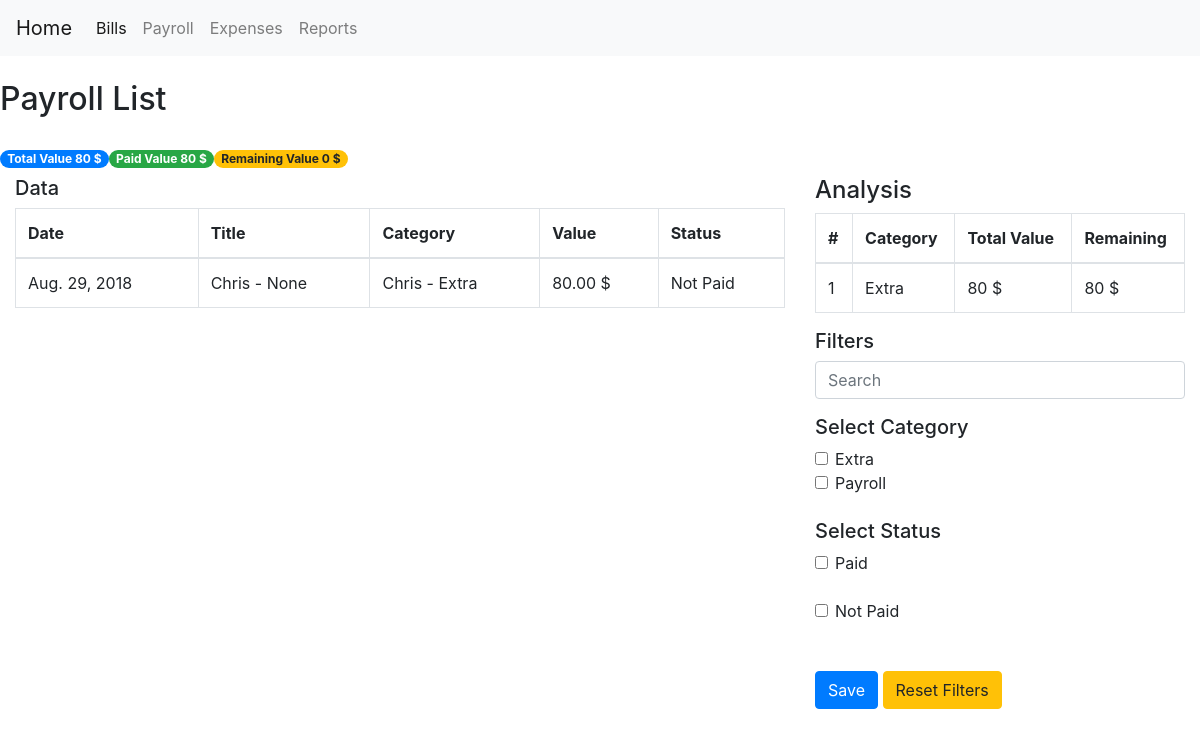
Screenshot of /payroll/ with the database file from the repository.
### expenses/models.py (models this page shows, shortened)
class DefaultExpenseModel(models.Model):
    title = models.CharField(max_length=100, blank=True, null=True)
    date_expired = models.DateField()
    final_value = models.DecimalField(default=0, decimal_places=2, max_digits=20)
    paid_value = models.DecimalField(default=0, decimal_places=2, max_digits=20)
    is_paid = models.BooleanField(default=False)
    payment_method = models.ForeignKey(PaymentMethod, null=True, on_delete=models.SET_NULL)
    objects = models.Manager()
    my_query = GeneralManager()
    class Meta:
        abstract = True
    def tag_final_value(self):
        return f'{self.final_value} {CURRENCY}'
    tag_final_value.short_description = 'Value'
    def tag_is_paid(self):
        return 'Is Paid' if self.is_paid else 'Not Paid'
    tag_is_paid.short_description = 'Paid'
    @staticmethod
    def analysis(queryset):
        total_value = queryset.aggregate(Sum('final_value'))['final_value__sum'] if queryset else 0
        paid_value = queryset.filter(is_paid=False).aggregate(Sum('final_value'))['final_value__sum']\
            if queryset.filter(is_paid=False) else 0
        diff = total_value - paid_value
        category_analysis = queryset.values('category__title').annotate(total_value=Sum('final_value'),
                                                                       remaining=Sum(F('final_value')-F('paid_value'))
                                                                       ).order_by('remaining')
        return [total_value, paid_value, diff, category_analysis]
    @staticmethod
    def filters_data(request, queryset):
        search_name = request.GET.get('search_name', None)
        cate_name = request.GET.getlist('cate_name', None)
        paid_name = request.GET.getlist('paid_name', None)
        person_name = request.GET.getlist('person_name', None)
        queryset = queryset.filter(title__icontains=search_name) if search_name else queryset
        queryset = queryset.filter(category__id__in=cate_name) if cate_name else queryset
        queryset = queryset.filter(is_paid=True) if 'paid' == paid_name else queryset.filter(is_paid=False)\
            if 'not_paid' == paid_name else queryset
        if person_name:
            try:
                queryset = queryset.filter(person__id__in=person_name)
            except:
                queryset = queryset
        return queryset

class Payroll(DefaultExpenseModel):
    person = models.ForeignKey(Person, null=True, on_delete=models.SET_NULL, related_name='person_payroll')
    category = models.ForeignKey(PayrollCategory, null=True, on_delete=models.SET_NULL, related_name='category_payroll')
    class Meta:
        verbose_name_plural = '5. Payroll'
        ordering = ['-date_expired']
    def tag_category(self):
        return f'{self.person} - {self.category}'

class Person(models.Model):
    title = models.CharField(unique=True, max_length=150)
    occupation = models.CharField(max_length=100, blank=True, null=True)
    phone = models.CharField(max_length=10, blank=True, null=True)
    balance = models.DecimalField(default=0, max_digits=20, decimal_places=2)
    class Meta:
        verbose_name_plural = '4. Persons'
    def __str__(self):
        return self.title
    def tag_balance(self):
        return f'{self.balance} {CURRENCY}'
    tag_balance.short_description = 'Value'

class PayrollCategory(models.Model):
    title = models.CharField(unique=True, max_length=150)
    balance = models.DecimalField(default=0, max_digits=20, decimal_places=2)
    class Meta:
        verbose_name_plural = '3. Payroll Category'
    def __str__(self):
        return self.title
    def tag_balance(self):
        return f'{self.balance} {CURRENCY}'
    tag_balance.short_description = 'Value'

### expenses/views.py (the view)
# urls.py: path('payroll/', PayrollListView.as_view(), name='payroll_view'),
class PayrollListView(ListView):
    model = Payroll
    template_name = 'page_list.html'
    paginate_by = 100
    def get_queryset(self):
        queryset = Payroll.objects.all()
        queryset = Payroll.filters_data(self.request, queryset)
        return queryset
    def get_context_data(self, **kwargs):
        context = super(PayrollListView, self).get_context_data(**kwargs)
        page_title = 'Payroll List'
        categories = PayrollCategory.objects.all()
        persons = Person.objects.all()
        search_name, cate_name, paid_name, person_name = [self.request.GET.get('search_name', None),
                                                          self.request.GET.getlist('cate_name', None),
                                                          self.request.GET.getlist('paid_name', None),
                                                          self.request.GET.getlist('person_name', None)
                                                          ]
        total_value, paid_value, diff, category_analysis = Payroll.analysis(self.object_list)
        currency = CURRENCY
        context.update(locals())
        return context

### expenses/templates/page_list.html (shortened to what this page needs)
{% extends "index.html" %}
{% block container %}
    <div class="row">
        <h2 class="center">{{ page_title }}</h2>
    </div>
        <br>
    <div class="row">
        <label class="badge badge-pill badge-primary">Total Value {{ total_value }} {{ currency }}</label>
        <label class="badge badge-pill badge-success">Paid Value {{ paid_value }} {{ currency }}</label>
        <label class="badge badge-pill badge-warning">Remaining Value {{ diff }} {{ currency }}</label>
    </div>
    <div class="row">
        <div class="col-8">
            <h5>Data</h5>
            <table class="table table-bordered">
                <thead>
                    <tr>
                        <th>Date</th>
                        <th>Title</th>
                        <th>Category</th>
                        <th>Value</th>
                        <th>Status</th>
                    </tr>
                </thead>
                <tbody>
                    {% for order in object_list %}
                    <tr>
                        <td>{{ order.date_expired|date }}</td>
                        <td>{{ order.title }}</td>
                        <td>{{ order.tag_category }}</td>
                        <td>{{ order.tag_final_value }}</td>
                        <td>{{ order.tag_is_paid }}</td>
                    </tr>
                    {% empty %}
                        <tr></tr>
                    {% endfor %}
                </tbody>
            </table>
        </div>
        <div class="col-4">
            <h4>Analysis</h4>
            <table class="table table-bordered">
                <thead>
                    <tr>
                        <th>#</th>
                        <th>Category</th>
                        <th>Total Value</th>
                        <th>Remaining</th>
                    </tr>
                </thead>
                <tbody>
                    {% for category in category_analysis %}
                        <tr>
                            <td>{{ forloop.counter }}</td>
                            <td>{{ category.category__title }}</td>
                            <td>{{ category.total_value }} {{ currency }}</td>
                            <td>{{ category.remaining }} {{ currency }}</td>
                        </tr>
                    {% empty %}
                        <tr>
                            <td colspan="4">No data</td>
                        </tr>
                    {% endfor %}
                </tbody>
            </table>
            <h5>Filters</h5>
            <form method="get">
                <div class="form-group">
                    <input class="form-control"
                           name="search_name"
                           {% if search_name %}
                            value="{{ search_name }}" placeholder="{{ search_name }}"
                           {% else %}
                            placeholder="Search"
                           {% endif %}
                    >
                </div>
                {% if categories %}
                    <h5>Select Category</h5>
                    {% for category in categories %}
                        <div class="form-check">
                            <input class="form-check-input"
                                   type="checkbox"
                                   name="cate_name"
                                   value="{{ category.id }}"
                                   id="cate_id_{{ category.id }}"
                            >
                            <label class="form-check-label" for="cate_id_{{ category.id }}">{{ category }}</label>
                        </div>
                    {% endfor %}
                {% endif %}
                <br>
                <h5>Select Status</h5>
                <div class="form-check">
                    <input class="form-check-input"
                           type="checkbox"
                           name="paid_name"
                           value="paid"
                           id="paid_"
                    >
                    <label class="form-check-label" for="paid_">Paid</label>
                </div>
                <br>
                <div class="form-check">
                    <input class="form-check-input"
                           type="checkbox"
                           name="paid_name"
                           value="not_paid"
                           id="not_paid_"
                    >
                    <label class="form-check-label" for="not_paid_">Not Paid</label>
                </div>
                <br> <br>
                <button type="submit" class="btn btn-primary">Save</button>
                <a href="{{ request.path }}" class="btn btn-warning">Reset Filters</a>
            </form>
        </div>
    </div>
{% endblock %}

### rows the page displays
Payroll: date_expired "Aug. 29, 2018", title "Chris - None", tag_category "Chris - Extra", tag_final_value "80.00 $", tag_is_paid "Not Paid"
PayrollCategory: category__title "Extra", total_value "80", currency "$", remaining "80", title "Extra"
PayrollCategory: title "Payroll"

### other values shown
{{ page_title }} "Payroll List"
{{ total_value }} "80"
{{ currency }} "$"
{{ paid_value }} "80"
{{ diff }} "0"
